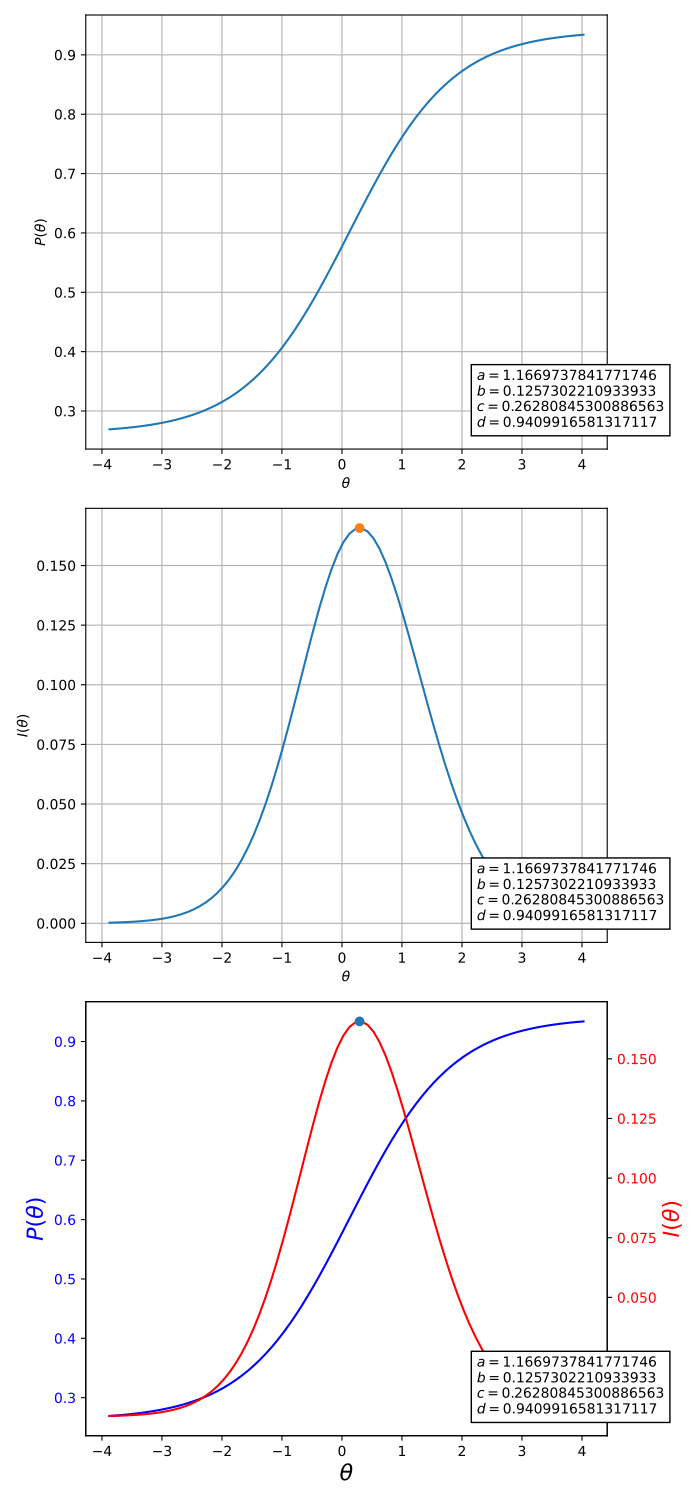

Source code (Python):
import matplotlib.pyplot as plt
from catsim.item_bank import ItemBank
from catsim.plot import item_curve, PlotType
item_bank = ItemBank.generate_item_bank(1)
item = item_bank.items[0]
fig, axes = plt.subplots(3, 1, figsize=(7, 15))
item_curve(item[0], item[1], item[2], item[3], ptype=PlotType.ICC, ax=axes[0])
item_curve(item[0], item[1], item[2], item[3], ptype=PlotType.IIC, ax=axes[1])
item_curve(item[0], item[1], item[2], item[3], ptype=PlotType.BOTH, ax=axes[2])
plt.tight_layout()
plt.show()
